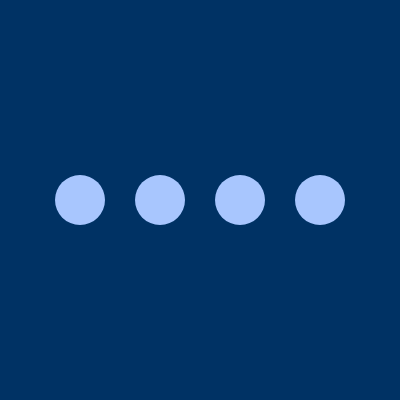
Frame 1 (no input)
Frame 60 (no input): identical to frame 1, image omitted
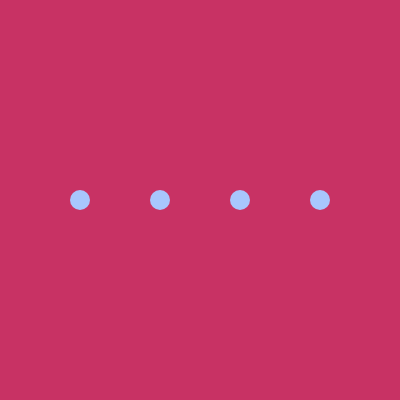
Frame 120 (the mouse pressed at the canvas centre since frame 60)

The p5.js sketch that drew these frames (run headless with seeded random() and noise() and a simulated clock; from frame 60 on, the mouse is pressed at the canvas centre):

// p5.js sketch
// ── sketch.js
// DM2008 — Activity 3a [Guided]
// Array Sampler (20 min)
//
// An array stores a list of values — here it's colors, but it could be
// sizes, positions, or anything else.
// Press any key to cycle through the array one item at a time.
//
// Try these:
// - Replace the colors with your own values (sizes, positions, text).
// - Use mousePressed() instead of keyPressed().
// - Use push() to add new items or splice() to remove them.
// - Loop through the whole array to draw all items at once.
//
// Stretch: visualize all items in the array simultaneously instead of one at a time.

let palette = ["#b18cfe", "#fec700", "#a8c6fe", "#ffffff"];
let length = [50, 20, 30, 40];
let pickedColor, pickedLength;
let currentIndex = 0;

function setup() {
  createCanvas(400, 400);
  noStroke();
  pickedColor = random(palette);
  pickedLength = random(length);
}

function draw() {
  background(mouseX, 50, 100);
  
  const spacing = width / (palette.length + 1);
  
  for (let i = 0; i < palette.length; i++) {
    fill(pickedColor);                   // use the i-th color
    const x = (i + 1) * spacing;        // position from the loop index
    ellipse(x, height / 2, pickedLength);
  }
}

// // Advance to the next color each time a key is pressed
// function keyPressed() {
//   currentIndex++; // shorthand for currentIndex += 1

//   // Wrap back to the start when we reach the end
//   if (currentIndex >= palette.length) {
//     currentIndex = 0;
//   }

  console.log("Current index:", currentIndex, "→", palette[currentIndex]);

function mousePressed() {
  pickedColor = random (palette);
  pickedLength = random (length);
  }

function keyPressed() {
  if (key == 'a') {
    palette.push(color(random(255), random(255), random(255)));
  } else {
      if (palette.length > 0) {
         palette.splice(palette.length - 1, 1);
    }
  }
}
